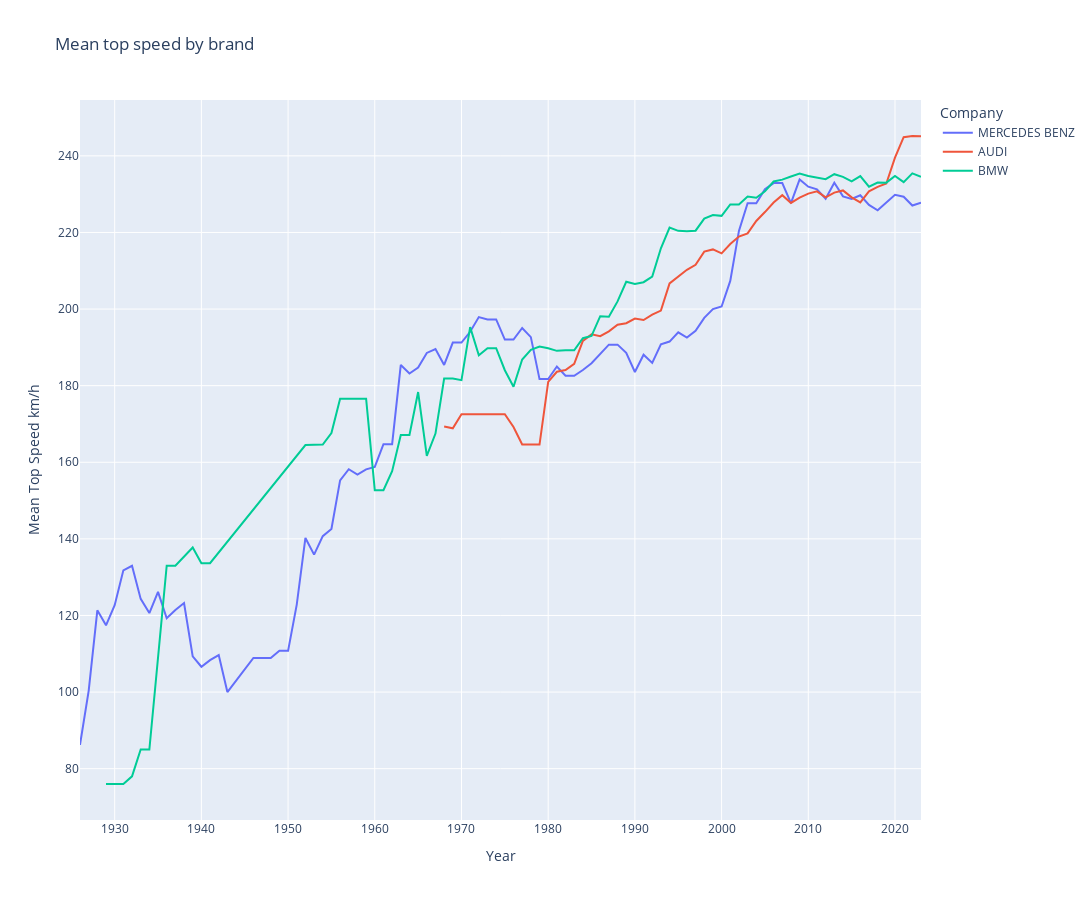

Write notebook code for a chart like this one.
### Code cell
#Make the same plot but with line plot
brands_filter = ['BMW', 'AUDI', 'MERCEDES BENZ']

filtered_evolution_top_speed = evolution_top_speed[evolution_top_speed['Company'].isin(brands_filter)]

fig = px.line(filtered_evolution_top_speed,
                x='Year',
                y='Mean Top Speed km/h',
                title='Mean top speed by brand',
                color='Company',
                width=1200,
                height=900,
                )

fig.show()
